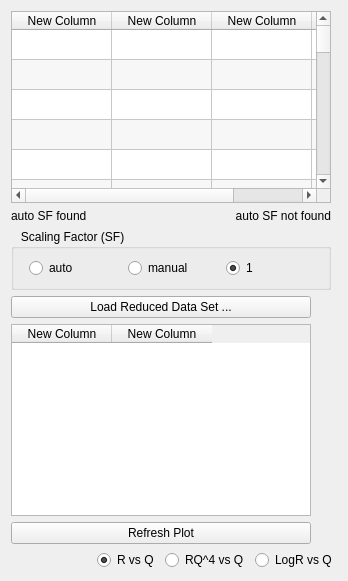
      <widget class="QWidget" name="data_stitching_Tab">
       <property name="autoFillBackground">
        <bool>false</bool>
       </property>
       <attribute name="title">
        <string>Data Stitching</string>
       </attribute>
       <layout class="QVBoxLayout" name="verticalLayout_3">
        <item>
         <layout class="QHBoxLayout" name="horizontalLayout_2">
          <item>
           <layout class="QVBoxLayout" name="verticalLayout_4">
            <item>
             <widget class="QTableWidget" name="dataStitchingTable">
              <property name="enabled">
               <bool>true</bool>
              </property>
              <property name="minimumSize">
               <size>
                <width>320</width>
                <height>0</height>
               </size>
              </property>
              <property name="maximumSize">
               <size>
                <width>300</width>
                <height>16777215</height>
               </size>
              </property>
              <property name="alternatingRowColors">
               <bool>true</bool>
              </property>
              <property name="wordWrap">
               <bool>false</bool>
              </property>
              <attribute name="verticalHeaderVisible">
               <bool>false</bool>
              </attribute>
              <attribute name="verticalHeaderVisible">
               <bool>false</bool>
              </attribute>
              <row>
               <property name="text">
                <string>New Row</string>
               </property>
              </row>
              <row>
               <property name="text">
                <string>New Row</string>
               </property>
              </row>
              <row>
               <property name="text">
                <string>New Row</string>
               </property>
              </row>
              <row>
               <property name="text">
                <string>New Row</string>
               </property>
              </row>
              <row>
               <property name="text">
                <string>New Row</string>
               </property>
              </row>
              <row>
               <property name="text">
                <string>New Row</string>
               </property>
              </row>
              <row>
               <property name="text">
                <string>New Row</string>
               </property>
              </row>
              <row>
               <property name="text">
                <string>New Row</string>
               </property>
              </row>
              <row>
               <property name="text">
                <string>New Row</string>
               </property>
              </row>
              <row>
               <property name="text">
                <string>New Row</string>
               </property>
              </row>
              <row>
               <property name="text">
                <string>New Row</string>
               </property>
              </row>
              <row>
               <property name="text">
                <string>New Row</string>
               </property>
              </row>
              <row>
               <property name="text">
                <string>New Row</string>
               </property>
              </row>
              <row>
               <property name="text">
                <string>New Row</string>
               </property>
              </row>
              <row>
               <property name="text">
                <string>New Row</string>
               </property>
              </row>
              <row>
               <property name="text">
                <string>New Row</string>
               </property>
              </row>
              <row>
               <property name="text">
                <string>New Row</string>
               </property>
              </row>
              <row>
               <property name="text">
                <string>New Row</string>
               </property>
              </row>
              <row>
               <property name="text">
                <string>New Row</string>
               </property>
              </row>
              <row>
               <property name="text">
                <string>New Row</string>
               </property>
              </row>
              <row>
               <property name="text">
                <string>New Row</string>
               </property>
              </row>
              <row>
               <property name="text">
                <string>New Row</string>
               </property>
              </row>
              <row>
               <property name="text">
                <string>New Row</string>
               </property>
              </row>
              <row>
               <property name="text">
                <string>New Row</string>
               </property>
              </row>
              <row>
               <property name="text">
                <string>New Row</string>
               </property>
              </row>
              <row>
               <property name="text">
                <string>New Row</string>
               </property>
              </row>
              <row>
               <property name="text">
                <string>New Row</string>
               </property>
              </row>
              <row>
               <property name="text">
                <string>New Row</string>
               </property>
              </row>
              <row>
               <property name="text">
                <string>New Row</string>
               </property>
              </row>
              <row>
               <property name="text">
                <string>New Row</string>
               </property>
              </row>
              <row>
               <property name="text">
                <string>New Row</string>
               </property>
              </row>
              <row>
               <property name="text">
                <string>New Row</string>
               </property>
              </row>
              <row>
               <property name="text">
                <string>New Row</string>
               </property>
              </row>
              <column>
               <property name="text">
                <string>New Column</string>
               </property>
              </column>
              <column>
               <property name="text">
                <string>New Column</string>
               </property>
              </column>
              <column>
               <property name="text">
                <string>New Column</string>
               </property>
              </column>
              <column>
               <property name="text">
                <string>New Column</string>
               </property>
              </column>
             </widget>
            </item>
            <item>
             <layout class="QHBoxLayout" name="horizontalLayout_8">
              <item>
               <widget class="QLabel" name="sf_found_label">
                <property name="text">
                 <string>auto SF found</string>
                </property>
               </widget>
              </item>
              <item>
               <widget class="QLabel" name="sf_not_found_label">
                <property name="text">
                 <string>auto SF not found</string>
                </property>
                <property name="alignment">
                 <set>Qt::AlignRight|Qt::AlignTrailing|Qt::AlignVCenter</set>
                </property>
               </widget>
              </item>
             </layout>
            </item>
            <item>
             <widget class="QGroupBox" name="groupBox">
              <property name="title">
               <string>   Scaling Factor (SF)</string>
              </property>
              <layout class="QHBoxLayout" name="horizontalLayout">
               <property name="leftMargin">
                <number>15</number>
               </property>
               <item>
                <widget class="QRadioButton" name="autoSF">
                 <property name="enabled">
                  <bool>true</bool>
                 </property>
                 <property name="text">
                  <string>auto</string>
                 </property>
                 <property name="checked">
                  <bool>false</bool>
                 </property>
                </widget>
               </item>
               <item>
                <widget class="QRadioButton" name="manualSF">
                 <property name="enabled">
                  <bool>true</bool>
                 </property>
                 <property name="text">
                  <string>manual</string>
                 </property>
                </widget>
               </item>
               <item>
                <widget class="QRadioButton" name="oneSF">
                 <property name="enabled">
                  <bool>true</bool>
                 </property>
                 <property name="text">
                  <string>1</string>
                 </property>
                 <property name="checked">
                  <bool>true</bool>
                 </property>
                </widget>
               </item>
              </layout>
             </widget>
            </item>
            <item>
             <layout class="QVBoxLayout" name="verticalLayout_7">
              <item>
               <widget class="QPushButton" name="loadReducedAsciiDataSet">
                <property name="enabled">
                 <bool>true</bool>
                </property>
                <property name="minimumSize">
                 <size>
                  <width>300</width>
                  <height>0</height>
                 </size>
                </property>
                <property name="maximumSize">
                 <size>
                  <width>300</width>
                  <height>16777215</height>
                 </size>
                </property>
                <property name="text">
                 <string>Load Reduced Data Set ...</string>
                </property>
               </widget>
              </item>
              <item>
               <widget class="QTableWidget" name="reducedAsciiDataSetTable">
                <property name="enabled">
                 <bool>true</bool>
                </property>
                <property name="minimumSize">
                 <size>
                  <width>300</width>
                  <height>0</height>
                 </size>
                </property>
                <property name="maximumSize">
                 <size>
                  <width>300</width>
                  <height>16777215</height>
                 </size>
                </property>
                <column>
                 <property name="text">
                  <string>New Column</string>
                 </property>
                </column>
                <column>
                 <property name="text">
                  <string>New Column</string>
                 </property>
                </column>
               </widget>
              </item>
              <item>
               <widget class="QPushButton" name="refreshStitchingAsciiPlot">
                <property name="enabled">
                 <bool>true</bool>
                </property>
                <property name="maximumSize">
                 <size>
                  <width>300</width>
                  <height>16777215</height>
                 </size>
                </property>
                <property name="text">
                 <string>Refresh Plot</string>
                </property>
               </widget>
              </item>
             </layout>
            </item>
           </layout>
          </item>
          <item>
           <widget class="MPLWidgetXLogYLog" name="data_stitching_plot" native="true">
            <property name="enabled">
             <bool>true</bool>
            </property>
            <property name="sizePolicy">
             <sizepolicy hsizetype="Expanding" vsizetype="Expanding">
              <horstretch>0</horstretch>
              <verstretch>0</verstretch>
             </sizepolicy>
            </property>
           </widget>
          </item>
         </layout>
        </item>
        <item>
         <layout class="QHBoxLayout" name="horizontalLayout_7">
          <item>
           <spacer name="horizontalSpacer_5">
            <property name="orientation">
             <enum>Qt::Horizontal</enum>
            </property>
            <property name="sizeHint" stdset="0">
             <size>
              <width>40</width>
              <height>20</height>
             </size>
            </property>
           </spacer>
          </item>
          <item>
           <widget class="QRadioButton" name="RvsQ">
            <property name="enabled">
             <bool>true</bool>
            </property>
            <property name="text">
             <string>R vs Q</string>
            </property>
            <property name="checked">
             <bool>true</bool>
            </property>
           </widget>
          </item>
          <item>
           <widget class="QRadioButton" name="RQ4vsQ">
            <property name="enabled">
             <bool>true</bool>
            </property>
            <property name="text">
             <string>RQ^4 vs Q</string>
            </property>
           </widget>
          </item>
          <item>
           <widget class="QRadioButton" name="LogRvsQ">
            <property name="enabled">
             <bool>true</bool>
            </property>
            <property name="text">
             <string>LogR vs Q</string>
            </property>
           </widget>
          </item>
         </layout>
        </item>
       </layout>
      </widget>
